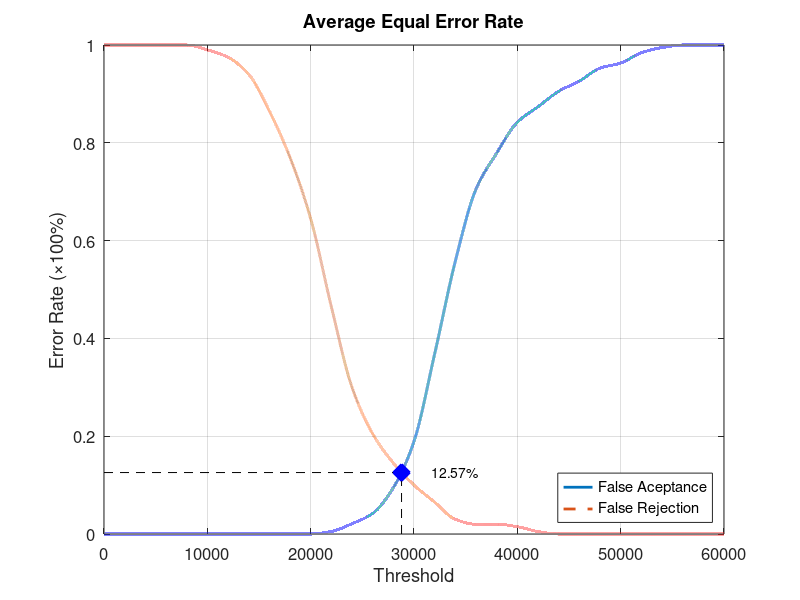
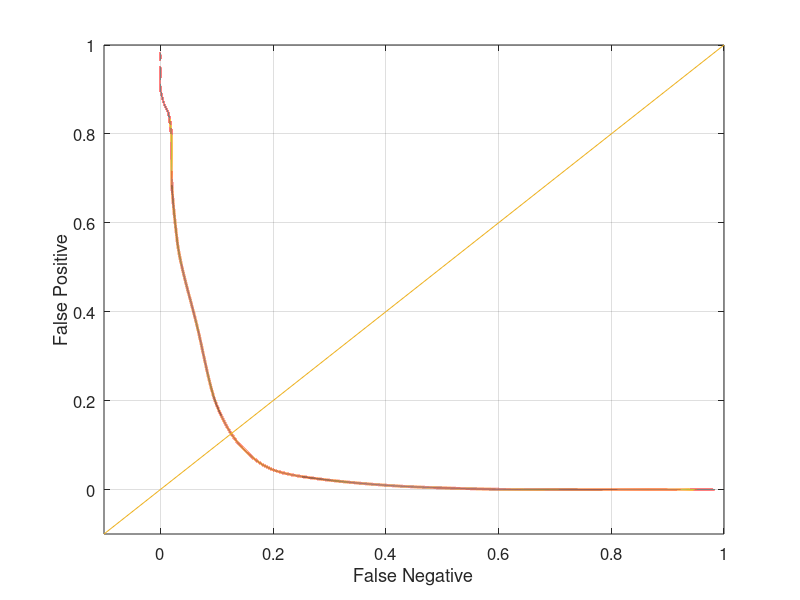

MATLAB code to generate these figures, in order:
function yEER = Database3_3
close all;
clear;
clc;
x = 0:2000:60000;
xq = 0:0.5:60000;

y0 = [0 0 0 0 0 0 0 0 0 0 0 0.00526316 0.0210526 0.0421053 0.0947368 0.189474 0.368421 0.557895 0.705263 0.778947 0.842105 0.873684 0.905263 0.926316 0.952632 0.963158 0.984211 0.994737 1 1 1];
yy0 = interp1(x, y0, xq, 'pchip');
y1 = [1 1 1 1 1 0.99 0.975 0.94 0.865 0.77 0.645 0.465 0.3 0.205 0.145 0.1 0.065 0.03 0.02 0.02 0.015 0.005 0 0 0 0 0 0 0 0 0];
yy1 = interp1(x, y1, xq, 'pchip');

% Calculating EER: 
y2 = abs(y0 - y1);
find(y2 == min(y2))
yy2 = abs(yy0 - yy1);
xEER = find(yy2 == min(yy2));
xEERIndex = xq(xEER) % X-axis EER
yEER = yy0(xEER) % Y-axis EER

main = figure
plot(xq, yy0,'-','LineWidth', 2);	hold on
plot(xq, yy1,'--','LineWidth', 2);	hold on
plot([xEERIndex xEERIndex], [0 yEER], 'k--');	hold on
plot([0 xEERIndex], [yEER yEER], 'k--');	hold on
plot(xEERIndex, yEER, 'bx', 'LineWidth', 10);	hold on
text(xEERIndex + 10 * xEERIndex / 100, yEER, [num2str(round((10000 * yEER)) / 100) '%'])
legend('False Aceptance', 'False Rejection', 'Location', 'SouthEast')
xlabel('Threshold')
ylabel('Error Rate (\times100%)')
title('Average Equal Error Rate')
set(gca, 'FontSize', 12)
axis([0 60000 0 1])
grid on

print(main, 'Database3_3Main', '-dpng');
FNRxFPR = figure('Color', [1 1 1]);
plot(yy1, yy0, '-', yy1, yy0, 'LineWidth', 2);
hold on
y = -0.1:0.1:1
plot(y, y); 
set(gca, 'FontSize', 12)
xlabel('False Negative')
ylabel('False Positive')
axis([-0.1 1 -0.1 1])
set(gca, 'FontSize', 12)
grid on

print(FNRxFPR, 'Database3_3FNRxFPR','-dpng');
end
